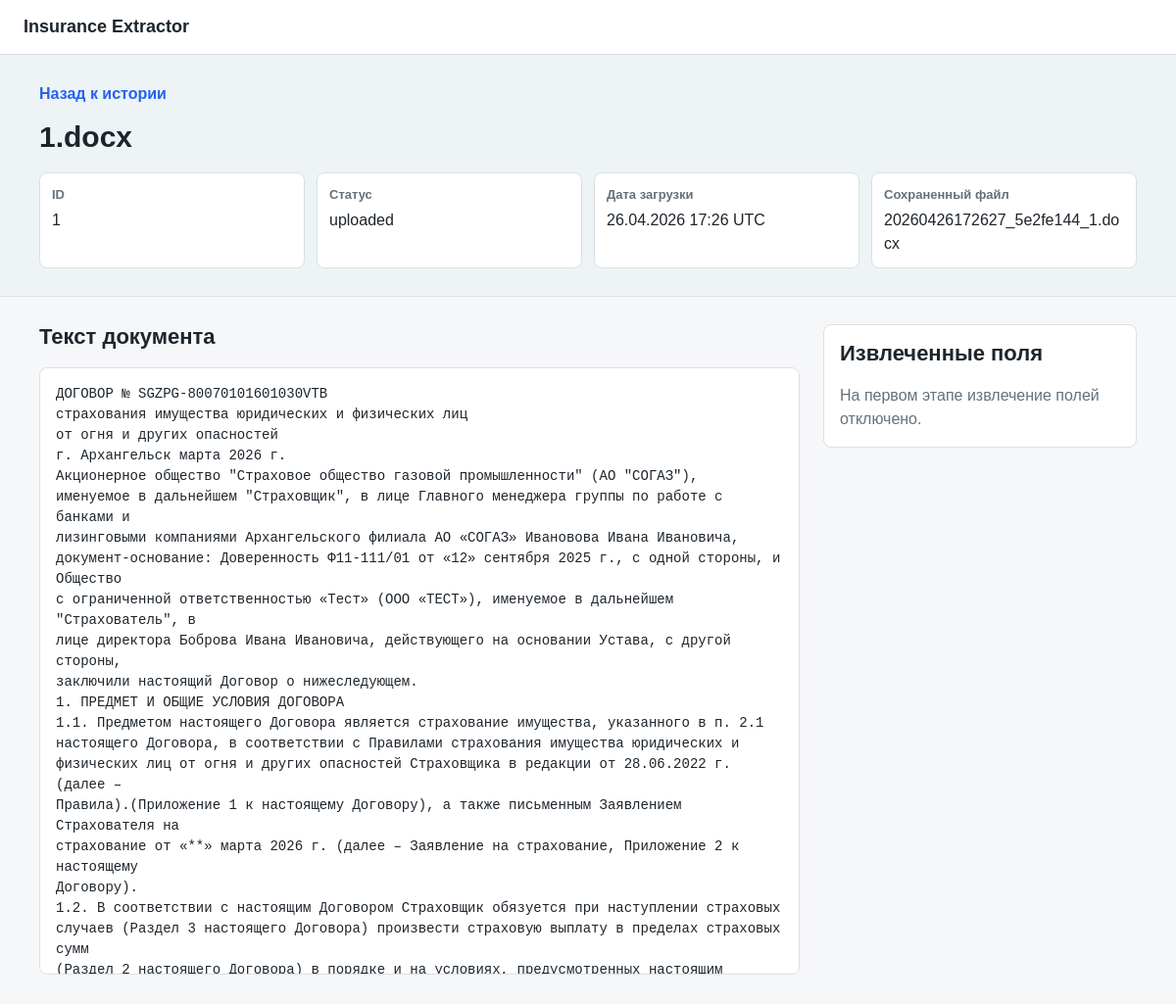
The page /documents/1 on the database its author committed.
### app/models.py (models this page shows, shortened)
class Document(db.Model):
    __tablename__ = "documents"
    id = db.Column(db.Integer, primary_key=True)
    original_filename = db.Column(db.String(255), nullable=False)
    stored_filename = db.Column(db.String(255), nullable=False, unique=True)
    file_path = db.Column(db.String(500), nullable=False)
    text_content = db.Column(db.Text, nullable=True)
    status = db.Column(db.String(50), nullable=False, default="uploaded")
    created_at = db.Column(
        db.DateTime,
        nullable=False,
        default=lambda: datetime.now(timezone.utc),
    )

### app/routes.py (the view)
@main_bp.route("/documents/<int:document_id>")
def document_detail(document_id):
    document = db.session.get(Document, document_id)
    if document is None:
        abort(404)
    return render_template("document.html", document=document)

### app/templates/document.html (shortened to what this page needs)
{% extends "base.html" %}
{% block content %}
<section class="section section-muted">
    <div class="content">
        <a class="back-link" href="{{ url_for('main.index') }}">Назад к истории</a>
        <h1>{{ document.original_filename }}</h1>
        <dl class="meta-list">
            <div>
                <dt>ID</dt>
                <dd>{{ document.id }}</dd>
            </div>
            <div>
                <dt>Статус</dt>
                <dd>{{ document.status }}</dd>
            </div>
            <div>
                <dt>Дата загрузки</dt>
                <dd>{{ document.created_at.strftime("%d.%m.%Y %H:%M") }} UTC</dd>
            </div>
            <div>
                <dt>Сохраненный файл</dt>
                <dd>{{ document.stored_filename }}</dd>
            </div>
        </dl>
    </div>
</section>
<section class="section">
    <div class="content two-column">
        <div>
            <h2>Текст документа</h2>
            {% if document.text_content %}
                <pre class="text-preview">{{ document.text_content }}</pre>
            {% else %}
                <p class="empty">Текст не найден.</p>
            {% endif %}
        </div>
        <aside class="fields-panel">
            <h2>Извлеченные поля</h2>
            <p class="empty">На первом этапе извлечение полей отключено.</p>
        </aside>
    </div>
</section>
{% endblock %}

### app/static/css/style.css (style rules this page uses)
:root { --bg: #f6f7f9; --surface: #ffffff; --surface-muted: #eef3f5; --text: #1d252c; --muted: #64727d; --border: #d9e0e5; --primary: #2563eb; --primary-dark: #1d4ed8; --success-bg: #e7f7ed; --success-text: #166534; --error-bg: #fdecec; --error-text: #991b1b; --accent: #0f766e; }
* { box-sizing: border-box; }
body { margin: 0; background: var(--bg); color: var(--text); font-family: Arial, Helvetica, sans-serif; line-height: 1.5; }
.section { padding: 28px 24px; }
.section-muted { background: var(--surface-muted); border-bottom: 1px solid var(--border); }
.content { width: min(1120px, 100%); margin: 0 auto; }
h1, h2 { margin: 0 0 18px; line-height: 1.2; }
h1 { font-size: 30px; }
h2 { font-size: 22px; }
.file-name, .empty { color: var(--muted); margin: 0; }
.text-link, .back-link { color: var(--primary); font-weight: 700; text-decoration: none; }
.back-link { display: inline-block; margin-bottom: 14px; }
.meta-list { display: grid; grid-template-columns: repeat(4, minmax(0, 1fr)); gap: 12px; margin: 0; }
.meta-list div { padding: 12px; background: var(--surface); border: 1px solid var(--border); border-radius: 8px; }
.meta-list dt { color: var(--muted); font-size: 13px; font-weight: 700; margin-bottom: 4px; }
.meta-list dd { margin: 0; overflow-wrap: anywhere; }
.two-column { display: grid; grid-template-columns: minmax(0, 1fr) 320px; gap: 24px; align-items: start; }
.text-preview { min-height: 360px; max-height: 620px; overflow: auto; margin: 0; padding: 16px; background: var(--surface); border: 1px solid var(--border); border-radius: 8px; color: var(--text); font-family: Consolas, "Courier New", monospace; font-size: 14px; white-space: pre-wrap; overflow-wrap: anywhere; }
.fields-panel { padding: 16px; background: var(--surface); border: 1px solid var(--border); border-radius: 8px; }

### rows shown on the page
Document: original_filename "1.docx", id "1", status "uploaded", created_at "26.04.2026 17:26", stored_filename "20260426172627_5e2fe144_1.docx", text_content "ДОГОВОР № SGZPG-80070101601030VTB страхования имущества юридических и физических лиц от огня и других опасностей г. Архангельск марта 2026 г. Акционерное общество \"Страховое общество газовой промышленности\" (АО \"СОГАЗ\"), именуемое в дальнейшем \"Страховщик\", в лице Главного менеджера группы по работе с банками и лизинговыми компаниями Архангельского филиала АО «СОГАЗ» Ивановова Ивана Ивановича, документ-основание: Доверенность Ф11-111/01 от «12» сентября 2025 г., с одной стороны, и Общество с ограниченной ответственностью «Тест» (ООО «ТЕСТ»), именуемое в дальнейшем \"Страхователь\", в лице директора Боброва Ивана Ивановича, действующего на основании Устава, с другой стороны, заключили…"
